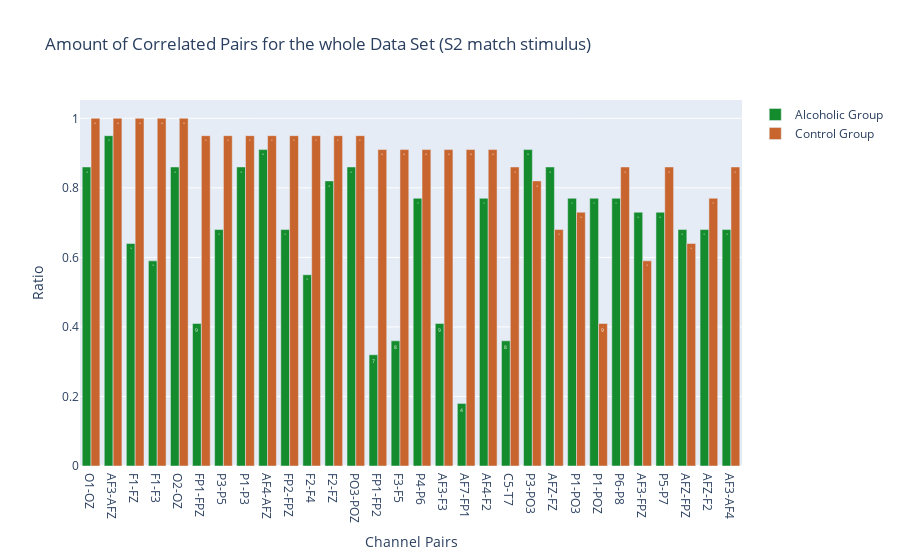

Here is the notebook cell this chart was saved with:
### Code cell
compare_corr_pairs(stimulus='S2 match')

### Figure 1 — Plotly figure (JSON) as saved in the notebook; plotly's stock layout.template omitted (floating-point values rounded to 4 significant figures)
{"data": [{"marker": {"color": "rgb(20,140,45)"}, "name": "Alcoholic Group", "text": [19, 21, 14, 13, 19, 9, 15, 19, 20, 15, 12, 18, 19, 7, 8, 17, 9, 4, 17, 8, 20, 19, 17, 17, 17, 16, 16, 15, 15, 15], "type": "bar", "x": ["O1-OZ", "AF3-AFZ", "F1-FZ", "F1-F3", "O2-OZ", "FP1-FPZ", "P3-P5", "P1-P3", "AF4-AFZ", "FP2-FPZ", "F2-F4", "F2-FZ", "PO3-POZ", "FP1-FP2", "F3-F5", "P4-P6", "AF3-F3", "AF7-FP1", "AF4-F2", "C5-T7", "P3-PO3", "AFZ-FZ", "P1-PO3", "P1-POZ", "P6-P8", "AF3-FPZ", "P5-P7", "AFZ-FPZ", "AFZ-F2", "AF3-AF4"], "y": [0.86, 0.95, 0.64, 0.59, 0.86, 0.41, 0.68, 0.86, 0.91, 0.68, 0.55, 0.82, 0.86, 0.32, 0.36, 0.77, 0.41, 0.18, 0.77, 0.36, 0.91, 0.86, 0.77, 0.77, 0.77, 0.73, 0.73, 0.68, 0.68, 0.68]}, {"marker": {"color": "rgb(200,100,45)"}, "name": "Control Group", "text": [22, 22, 22, 22, 22, 21, 21, 21, 21, 21, 21, 21, 21, 20, 20, 20, 20, 20, 20, 19, 18, 15, 16, 9, 19, 13, 19, 14, 17, 19], "type": "bar", "x": ["O1-OZ", "AF3-AFZ", "F1-FZ", "F1-F3", "O2-OZ", "FP1-FPZ", "P3-P5", "P1-P3", "AF4-AFZ", "FP2-FPZ", "F2-F4", "F2-FZ", "PO3-POZ", "FP1-FP2", "F3-F5", "P4-P6", "AF3-F3", "AF7-FP1", "AF4-F2", "C5-T7", "P3-PO3", "AFZ-FZ", "P1-PO3", "P1-POZ", "P6-P8", "AF3-FPZ", "P5-P7", "AFZ-FPZ", "AFZ-F2", "AF3-AF4"], "y": [1, 1, 1, 1, 1, 0.95, 0.95, 0.95, 0.95, 0.95, 0.95, 0.95, 0.95, 0.91, 0.91, 0.91, 0.91, 0.91, 0.91, 0.86, 0.82, 0.68, 0.73, 0.41, 0.86, 0.59, 0.86, 0.64, 0.77, 0.86]}], "layout": {"barmode": "group", "title": {"text": "Amount of Correlated Pairs for the whole Data Set (S2 match stimulus)"}, "xaxis": {"title": {"text": "Channel Pairs"}}, "yaxis": {"title": {"text": "Ratio"}}}}
